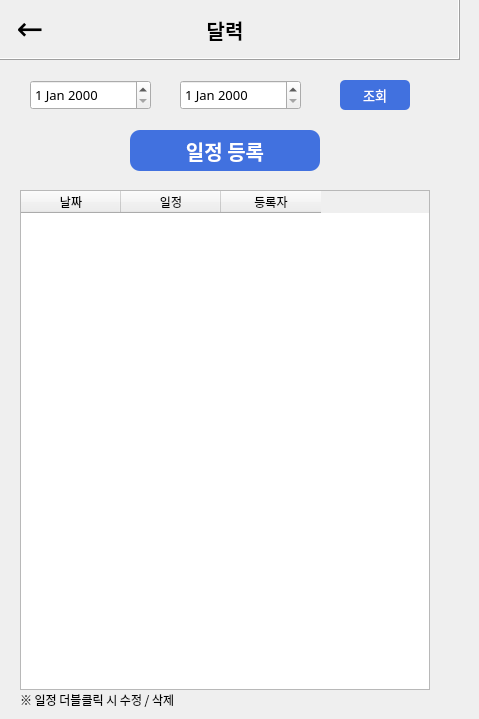
    <widget class="QWidget" name="stack_schedule_search">
     <widget class="QFrame" name="frame_11">
      <property name="geometry">
       <rect>
        <x>-10</x>
        <y>-10</y>
        <width>470</width>
        <height>70</height>
       </rect>
      </property>
      <property name="font">
       <font>
        <family>맑은 고딕</family>
       </font>
      </property>
      <property name="frameShape">
       <enum>QFrame::Box</enum>
      </property>
      <property name="frameShadow">
       <enum>QFrame::Raised</enum>
      </property>
      <widget class="QLabel" name="btn_schedule_to_main">
       <property name="geometry">
        <rect>
         <x>20</x>
         <y>20</y>
         <width>40</width>
         <height>40</height>
        </rect>
       </property>
       <property name="font">
        <font>
         <family>맑은 고딕</family>
         <pointsize>24</pointsize>
         <weight>50</weight>
         <bold>false</bold>
        </font>
       </property>
       <property name="cursor">
        <cursorShape>PointingHandCursor</cursorShape>
       </property>
       <property name="text">
        <string>←</string>
       </property>
       <property name="alignment">
        <set>Qt::AlignBottom|Qt::AlignHCenter</set>
       </property>
      </widget>
      <widget class="QLabel" name="label_60">
       <property name="geometry">
        <rect>
         <x>190</x>
         <y>20</y>
         <width>90</width>
         <height>40</height>
        </rect>
       </property>
       <property name="font">
        <font>
         <family>맑은 고딕</family>
         <pointsize>15</pointsize>
         <weight>75</weight>
         <bold>true</bold>
        </font>
       </property>
       <property name="text">
        <string>달력</string>
       </property>
       <property name="alignment">
        <set>Qt::AlignCenter</set>
       </property>
      </widget>
     </widget>
     <widget class="QTableWidget" name="table_schedule">
      <property name="geometry">
       <rect>
        <x>20</x>
        <y>190</y>
        <width>410</width>
        <height>500</height>
       </rect>
      </property>
      <property name="font">
       <font>
        <family>맑은 고딕</family>
        <pointsize>9</pointsize>
        <weight>50</weight>
        <italic>false</italic>
        <bold>false</bold>
       </font>
      </property>
      <property name="styleSheet">
       <string notr="true">font: 9pt &quot;맑은 고딕&quot;;</string>
      </property>
      <property name="editTriggers">
       <set>QAbstractItemView::NoEditTriggers</set>
      </property>
      <property name="columnCount">
       <number>3</number>
      </property>
      <attribute name="horizontalHeaderCascadingSectionResizes">
       <bool>false</bool>
      </attribute>
      <attribute name="verticalHeaderVisible">
       <bool>false</bool>
      </attribute>
      <column>
       <property name="text">
        <string>날짜</string>
       </property>
      </column>
      <column>
       <property name="text">
        <string>일정</string>
       </property>
      </column>
      <column>
       <property name="text">
        <string>등록자</string>
       </property>
      </column>
     </widget>
     <widget class="QLabel" name="btn_schedule_add">
      <property name="geometry">
       <rect>
        <x>130</x>
        <y>130</y>
        <width>190</width>
        <height>41</height>
       </rect>
      </property>
      <property name="font">
       <font>
        <family>맑은 고딕</family>
        <pointsize>15</pointsize>
        <weight>75</weight>
        <bold>true</bold>
       </font>
      </property>
      <property name="cursor">
       <cursorShape>PointingHandCursor</cursorShape>
      </property>
      <property name="styleSheet">
       <string notr="true">background-color: rgb(65, 113, 223);
border-radius: 10px;
color: rgb(255, 255, 255);</string>
      </property>
      <property name="text">
       <string>일정 등록</string>
      </property>
      <property name="alignment">
       <set>Qt::AlignCenter</set>
      </property>
     </widget>
     <widget class="QDateEdit" name="date_search_end">
      <property name="geometry">
       <rect>
        <x>180</x>
        <y>80</y>
        <width>121</width>
        <height>30</height>
       </rect>
      </property>
      <property name="font">
       <font>
        <family>맑은 고딕</family>
        <pointsize>10</pointsize>
       </font>
      </property>
     </widget>
     <widget class="QDateEdit" name="date_search_start">
      <property name="geometry">
       <rect>
        <x>30</x>
        <y>80</y>
        <width>121</width>
        <height>30</height>
       </rect>
      </property>
      <property name="font">
       <font>
        <family>맑은 고딕</family>
        <pointsize>10</pointsize>
       </font>
      </property>
     </widget>
     <widget class="QLabel" name="label_139">
      <property name="geometry">
       <rect>
        <x>20</x>
        <y>690</y>
        <width>300</width>
        <height>20</height>
       </rect>
      </property>
      <property name="font">
       <font>
        <family>맑은 고딕</family>
       </font>
      </property>
      <property name="text">
       <string>※ 일정 더블클릭 시 수정 / 삭제</string>
      </property>
     </widget>
     <widget class="QLabel" name="btn_search_schedule">
      <property name="geometry">
       <rect>
        <x>340</x>
        <y>80</y>
        <width>70</width>
        <height>30</height>
       </rect>
      </property>
      <property name="font">
       <font>
        <family>맑은 고딕</family>
        <pointsize>10</pointsize>
       </font>
      </property>
      <property name="cursor">
       <cursorShape>PointingHandCursor</cursorShape>
      </property>
      <property name="styleSheet">
       <string notr="true">background-color: rgb(65, 113, 223);
border-radius: 5px;
color: rgb(255, 255, 255);</string>
      </property>
      <property name="text">
       <string>조회</string>
      </property>
      <property name="alignment">
       <set>Qt::AlignCenter</set>
      </property>
     </widget>
    </widget>
